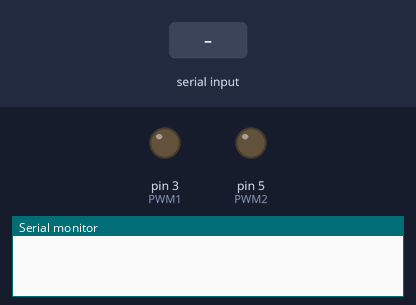
This sketch was run on a simulated Arduino Uno, built with avr-gcc and run on an emulated ATmega328P. On the bench: output pins drawn as LEDs (lit = HIGH), the last lines printed to the serial monitor. The test bench sets the inputs (shaded band).

Above: at 1.2 s.
1.3 s: byte 30 received over Serial
At 1.6 s:
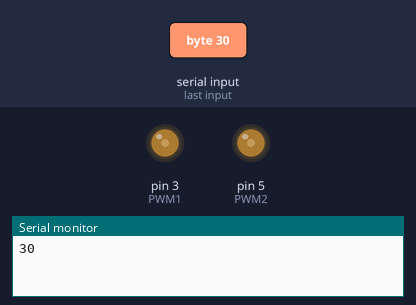
2.8 s: byte 90 received over Serial
At 3.9 s:
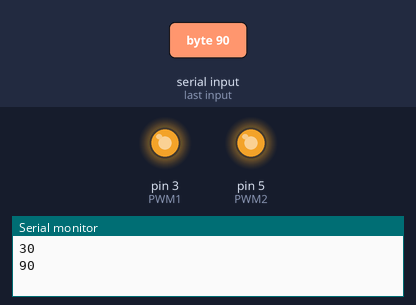
4.3 s: byte 120 received over Serial
At 5.1 s:
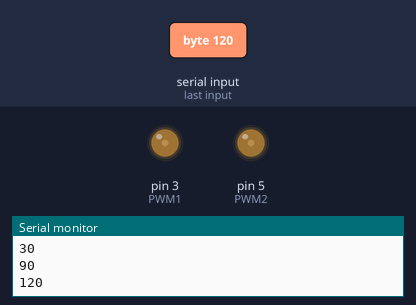
Timing chart, 0 to 7.3 s (numbered marks = the images above; inputs shaded):
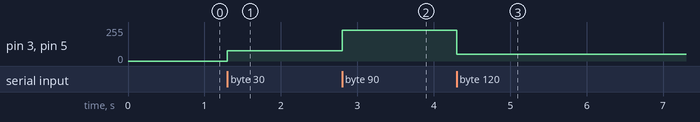

The sketch:

arduino_code.ino
```cpp
const int PWM1 = 3;
const int PWM2 = 5;

void setup() {
  // put your setup code here, to run once:
  Serial.begin(9600);
  pinMode(PWM1, OUTPUT);
  pinMode(PWM2, OUTPUT);
}

void loop() {
  // put your main code here, to run repeatedly:
  if (Serial.available()) {
    byte PWM_val = Serial.read();
    Serial.println(PWM_val);
    PWM_val = map(PWM_val, 0, 100, 0, 255);
    analogWrite(PWM1, PWM_val);
    analogWrite(PWM2, PWM_val);
  }
}
```

Measured:
- after the input at 1.3 s, pin 3 (PWM1), pin 5 (PWM2): 0/255 → 76/255 at once
- after the input at 2.8 s, pin 3 (PWM1), pin 5 (PWM2): 76/255 → 229/255 at once
- after the input at 4.3 s, pin 3 (PWM1), pin 5 (PWM2): 229/255 → 50/255 at once
